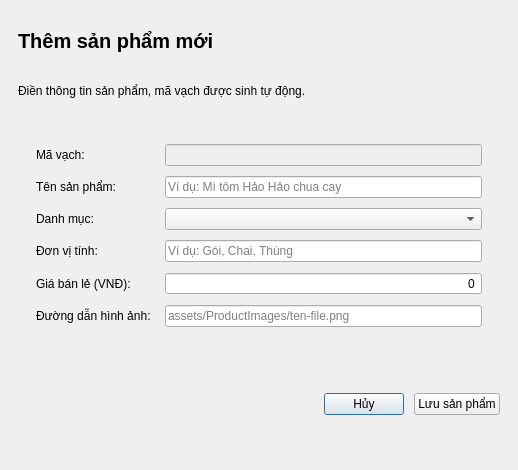
<?xml version="1.0" encoding="UTF-8"?>
<ui version="4.0">
 <class>AddProductDialog</class>
 <widget class="QDialog" name="AddProductDialog">
  <property name="geometry">
   <rect>
    <x>0</x>
    <y>0</y>
    <width>518</width>
    <height>470</height>
   </rect>
  </property>
  <property name="minimumSize">
   <size>
    <width>460</width>
    <height>450</height>
   </size>
  </property>
  <property name="windowTitle">
   <string>Thêm Sản Phẩm Mới</string>
  </property>
  <property name="styleSheet">
   <string notr="true">QDialog#AddProductDialog {
    background-color: #f1f5f9;
    color: #0f172a;
    font-family: &quot;Segoe UI&quot;, Arial, sans-serif;
}
QWidget {
    font-family: &quot;Segoe UI&quot;, Arial, sans-serif;
}
QLabel {
    background-color: transparent;
    border: none;
    color: #0f172a;
}

QLineEdit,
QComboBox,
QDateEdit,
QSpinBox,
QDoubleSpinBox {
    background-color: #ffffff;
    border: 1px solid #e2e8f0;
    border-radius: 8px;
    padding: 0px 12px;
    min-height: 38px;
    font-size: 13px;
    color: #0f172a;
    selection-background-color: #1d4ed8;
    selection-color: #ffffff;
}
QTextEdit {
    background-color: #ffffff;
    border: 1px solid #e2e8f0;
    border-radius: 8px;
    padding: 8px 10px;
    font-size: 13px;
    color: #0f172a;
    selection-background-color: #1d4ed8;
    selection-color: #ffffff;
}
QLineEdit:hover,
QComboBox:hover,
QDateEdit:hover,
QSpinBox:hover,
QDoubleSpinBox:hover,
QTextEdit:hover {
    border: 1px solid #cbd5e1;
}
QLineEdit:focus,
QComboBox:focus,
QDateEdit:focus,
QSpinBox:focus,
QDoubleSpinBox:focus,
QTextEdit:focus {
    border: 1px solid #1d4ed8;
}
QLineEdit:disabled,
QComboBox:disabled,
QDateEdit:disabled,
QSpinBox:disabled,
QDoubleSpinBox:disabled {
    background-color: #f8fafc;
    color: #94a3b8;
}
QComboBox::drop-down {
    subcontrol-origin: padding;
    subcontrol-position: center right;
    border: none;
    background-color: transparent;
    width: 26px;
}
QComboBox::down-arrow {
    image: url(assets/images/chevron-down.png);
    width: 10px;
    height: 10px;
}
QComboBox::down-arrow:on {
    image: url(assets/images/chevron-up.png);
}
QComboBox QAbstractItemView {
    background-color: #ffffff;
    border: 1px solid #e2e8f0;
    border-radius: 8px;
    padding: 4px;
    outline: none;
    selection-background-color: #eff6ff;
    selection-color: #1d4ed8;
}
QSpinBox::up-button,
QSpinBox::down-button,
QDoubleSpinBox::up-button,
QDoubleSpinBox::down-button,
QDateEdit::up-button,
QDateEdit::down-button {
    subcontrol-origin: border;
    width: 20px;
    border: none;
    background-color: transparent;
}
QSpinBox::up-button,
QDoubleSpinBox::up-button,
QDateEdit::up-button {
    subcontrol-position: top right;
}
QSpinBox::down-button,
QDoubleSpinBox::down-button,
QDateEdit::down-button {
    subcontrol-position: bottom right;
}
QSpinBox::up-button:hover,
QSpinBox::down-button:hover,
QDoubleSpinBox::up-button:hover,
QDoubleSpinBox::down-button:hover,
QDateEdit::up-button:hover,
QDateEdit::down-button:hover {
    background-color: #f1f5f9;
}
QSpinBox::up-arrow,
QDoubleSpinBox::up-arrow,
QDateEdit::up-arrow {
    image: url(assets/images/chevron-up.png);
    width: 9px;
    height: 9px;
}
QSpinBox::down-arrow,
QDoubleSpinBox::down-arrow,
QDateEdit::down-arrow {
    image: url(assets/images/chevron-down.png);
    width: 9px;
    height: 9px;
}
QCheckBox {
    background-color: transparent;
    color: #334155;
    font-size: 13px;
    font-weight: bold;
    spacing: 8px;
}
QCheckBox::indicator {
    width: 16px;
    height: 16px;
    border: 1px solid #cbd5e1;
    border-radius: 4px;
    background-color: #ffffff;
}
QCheckBox::indicator:hover {
    border: 1px solid #1d4ed8;
}
QCheckBox::indicator:checked {
    background-color: #1d4ed8;
    border: 1px solid #1d4ed8;
}

QPushButton {
    background-color: #ffffff;
    color: #64748b;
    border: 1px solid #e2e8f0;
    border-radius: 8px;
    padding: 0px 16px;
    min-height: 38px;
    font-size: 12px;
    font-weight: bold;
}
QPushButton:hover {
    background-color: #eff6ff;
    color: #1d4ed8;
    border: 1px solid #1d4ed8;
}
QPushButton:pressed {
    background-color: #dbeafe;
}
QPushButton:disabled {
    background-color: #f8fafc;
    color: #cbd5e1;
    border: 1px solid #e2e8f0;
}
QPushButton#RowActionButton {
    background-color: transparent;
    border: none;
    border-radius: 6px;
    padding: 0px;
    min-width: 28px;
    max-width: 28px;
    min-height: 28px;
    max-height: 28px;
}
QPushButton#RowActionButton:hover {
    background-color: #eff6ff;
}
QPushButton#RowActionButton:pressed {
    background-color: #dbeafe;
}

QTableWidget {
    background-color: transparent;
    border: none;
    gridline-color: #f1f5f9;
    font-size: 13px;
    color: #334155;
    outline: none;
}
QTableWidget::item {
    padding: 8px;
    border-bottom: 1px solid #f1f5f9;
}
QTableWidget::item:selected {
    background-color: #eff6ff;
    color: #1d4ed8;
}
QHeaderView {
    background-color: #f8fafc;
    border: none;
    border-bottom: 1px solid #e2e8f0;
}
QHeaderView::section {
    background-color: #f8fafc;
    color: #64748b;
    font-size: 11px;
    font-weight: 700;
    padding: 10px 8px;
    border: none;
    border-bottom: 1px solid #e2e8f0;
}
QTableCornerButton::section {
    background-color: #f8fafc;
    border: none;
}

QLabel[badge=&quot;info&quot;] {
    background-color: #dbeafe;
    color: #1d4ed8;
    border-radius: 6px;
    padding: 3px 10px;
    font-size: 11px;
    font-weight: 700;
}
QLabel[badge=&quot;success&quot;] {
    background-color: #d1fae5;
    color: #059669;
    border-radius: 6px;
    padding: 3px 10px;
    font-size: 11px;
    font-weight: 700;
}
QLabel[badge=&quot;warning&quot;] {
    background-color: #ffedd5;
    color: #ea580c;
    border-radius: 6px;
    padding: 3px 10px;
    font-size: 11px;
    font-weight: 700;
}
QLabel[badge=&quot;danger&quot;] {
    background-color: #fee2e2;
    color: #dc2626;
    border-radius: 6px;
    padding: 3px 10px;
    font-size: 11px;
    font-weight: 700;
}
QLabel[badge=&quot;neutral&quot;] {
    background-color: #e2e8f0;
    color: #64748b;
    border-radius: 6px;
    padding: 3px 10px;
    font-size: 11px;
    font-weight: 700;
}
QLabel[badge=&quot;violet&quot;] {
    background-color: #ede9fe;
    color: #6d28d9;
    border-radius: 6px;
    padding: 3px 10px;
    font-size: 11px;
    font-weight: 700;
}
QLabel[trend=&quot;up&quot;] {
    background-color: #ecfdf5;
    color: #059669;
    border-radius: 4px;
    padding: 2px 6px;
    font-size: 11px;
    font-weight: 700;
}
QLabel[trend=&quot;down&quot;] {
    background-color: #fef2f2;
    color: #dc2626;
    border-radius: 4px;
    padding: 2px 6px;
    font-size: 11px;
    font-weight: 700;
}
QLabel[trend=&quot;flat&quot;] {
    background-color: #f1f5f9;
    color: #64748b;
    border-radius: 4px;
    padding: 2px 6px;
    font-size: 11px;
    font-weight: 700;
}
QLabel[state=&quot;up&quot;] {
    color: #10b981;
    font-weight: bold;
}
QLabel[state=&quot;down&quot;] {
    color: #ef4444;
    font-weight: bold;
}
QLabel[state=&quot;flat&quot;] {
    color: #64748b;
    font-weight: bold;
}
QLabel[state=&quot;warning&quot;] {
    color: #eab308;
    font-weight: bold;
}
QLabel[state=&quot;safe&quot;] {
    color: #10b981;
}

QScrollArea {
    background-color: transparent;
    border: none;
}
QScrollArea &gt; QWidget &gt; QWidget {
    background-color: transparent;
}
QAbstractScrollArea::viewport {
    background-color: transparent;
}
QScrollBar:vertical {
    background-color: transparent;
    width: 10px;
    margin: 0px;
    border: none;
}
QScrollBar::handle:vertical {
    background-color: #cbd5e1;
    min-height: 35px;
    border-radius: 5px;
}
QScrollBar::handle:vertical:hover {
    background-color: #94a3b8;
}
QScrollBar::handle:vertical:pressed {
    background-color: #64748b;
}
QScrollBar::add-line:vertical,
QScrollBar::sub-line:vertical {
    height: 0px;
    width: 0px;
    background: transparent;
    border: none;
}
QScrollBar::up-arrow:vertical,
QScrollBar::down-arrow:vertical {
    width: 0px;
    height: 0px;
    background: transparent;
    border: none;
}
QScrollBar::add-page:vertical,
QScrollBar::sub-page:vertical {
    background: transparent;
}
QScrollBar:horizontal {
    background-color: transparent;
    height: 10px;
    margin: 0px;
    border: none;
}
QScrollBar::handle:horizontal {
    background-color: #cbd5e1;
    min-width: 35px;
    border-radius: 5px;
}
QScrollBar::handle:horizontal:hover {
    background-color: #94a3b8;
}
QScrollBar::handle:horizontal:pressed {
    background-color: #64748b;
}
QScrollBar::add-line:horizontal,
QScrollBar::sub-line:horizontal {
    width: 0px;
    height: 0px;
    background: transparent;
    border: none;
}
QScrollBar::left-arrow:horizontal,
QScrollBar::right-arrow:horizontal {
    width: 0px;
    height: 0px;
    background: transparent;
    border: none;
}
QScrollBar::add-page:horizontal,
QScrollBar::sub-page:horizontal {
    background: transparent;
}

QMenu {
    background-color: #ffffff;
    border: 1px solid #e2e8f0;
    border-radius: 8px;
    padding: 6px;
}
QMenu::item {
    background-color: transparent;
    color: #334155;
    border-radius: 6px;
    padding: 7px 18px;
    font-size: 13px;
}
QMenu::item:selected {
    background-color: #eff6ff;
    color: #1d4ed8;
}
QMenu::separator {
    height: 1px;
    background-color: #e2e8f0;
    margin: 6px 4px;
}

QFrame#frameForm {
    background-color: #ffffff;
    border: 1px solid #e2e8f0;
    border-radius: 14px;
}

QFrame#frameFooter {
    background-color: transparent;
    border: none;
}

QLabel#lblDialogTitle {
    color: #0f172a;
    padding: 0px;
    margin: 0px;
}

QLabel#lblDialogSubtitle {
    color: #6b7280;
    font-size: 12px;
    font-weight: normal;
    margin-top: 4px;
}

QLabel#lblBarcode,
QLabel#lblProductName,
QLabel#lblCategory,
QLabel#lblUnit,
QLabel#lblRetailPrice,
QLabel#lblImage {
    color: #64748b;
    font-size: 12px;
    font-weight: 600;
}

QPushButton#btnSave {
    background-color: #1d4ed8;
    color: #ffffff;
    border: none;
    border-radius: 8px;
    padding: 0px 20px;
    min-height: 38px;
    font-size: 13px;
    font-weight: 700;
}
QPushButton#btnSave:hover {
    background-color: #1e3a8a;
}
QPushButton#btnSave:pressed {
    background-color: #1e40af;
}
QPushButton#btnSave:disabled {
    background-color: #cbd5e1;
    color: #f8fafc;
}
</string>
  </property>
  <layout class="QVBoxLayout" name="verticalLayout_root">
   <property name="spacing">
    <number>12</number>
   </property>
   <property name="leftMargin">
    <number>18</number>
   </property>
   <property name="topMargin">
    <number>16</number>
   </property>
   <property name="rightMargin">
    <number>18</number>
   </property>
   <property name="bottomMargin">
    <number>16</number>
   </property>
   <item>
    <layout class="QHBoxLayout" name="horizontalLayout_header">
     <property name="spacing">
      <number>10</number>
     </property>
     <item>
      <layout class="QVBoxLayout" name="verticalLayout_header">
       <property name="spacing">
        <number>0</number>
       </property>
       <item>
        <widget class="QLabel" name="lblDialogTitle">
         <property name="font">
          <font>
           <pointsize>15</pointsize>
           <bold>true</bold>
          </font>
         </property>
         <property name="text">
          <string>Thêm sản phẩm mới</string>
         </property>
        </widget>
       </item>
       <item>
        <widget class="QLabel" name="lblDialogSubtitle">
         <property name="text">
          <string>Điền thông tin sản phẩm, mã vạch được sinh tự động.</string>
         </property>
        </widget>
       </item>
      </layout>
     </item>
     <item>
      <spacer name="horizontalSpacer_header">
       <property name="orientation">
        <enum>Qt::Orientation::Horizontal</enum>
       </property>
       <property name="sizeHint" stdset="0">
        <size>
         <width>40</width>
         <height>20</height>
        </size>
       </property>
      </spacer>
     </item>
    </layout>
   </item>
   <item>
    <widget class="QFrame" name="frameForm">
     <property name="frameShape">
      <enum>QFrame::Shape::NoFrame</enum>
     </property>
     <layout class="QFormLayout" name="formLayout">
      <property name="labelAlignment">
       <set>Qt::AlignmentFlag::AlignLeading|Qt::AlignmentFlag::AlignLeft|Qt::AlignmentFlag::AlignVCenter</set>
      </property>
      <property name="horizontalSpacing">
       <number>14</number>
      </property>
      <property name="verticalSpacing">
       <number>10</number>
      </property>
      <property name="leftMargin">
       <number>18</number>
      </property>
      <property name="topMargin">
       <number>16</number>
      </property>
      <property name="rightMargin">
       <number>18</number>
      </property>
      <property name="bottomMargin">
       <number>16</number>
      </property>
      <item row="0" column="0">
       <widget class="QLabel" name="lblBarcode">
        <property name="text">
         <string>Mã vạch:</string>
        </property>
       </widget>
      </item>
      <item row="0" column="1">
       <widget class="QLineEdit" name="txtBarcode">
        <property name="enabled">
         <bool>false</bool>
        </property>
       </widget>
      </item>
      <item row="1" column="0">
       <widget class="QLabel" name="lblProductName">
        <property name="text">
         <string>Tên sản phẩm:</string>
        </property>
       </widget>
      </item>
      <item row="1" column="1">
       <widget class="QLineEdit" name="txtProductName">
        <property name="placeholderText">
         <string>Ví dụ: Mì tôm Hảo Hảo chua cay</string>
        </property>
       </widget>
      </item>
      <item row="2" column="0">
       <widget class="QLabel" name="lblCategory">
        <property name="text">
         <string>Danh mục:</string>
        </property>
       </widget>
      </item>
      <item row="2" column="1">
       <widget class="QComboBox" name="cboCategory">
        <property name="cursor">
         <cursorShape>PointingHandCursor</cursorShape>
        </property>
       </widget>
      </item>
      <item row="3" column="0">
       <widget class="QLabel" name="lblUnit">
        <property name="text">
         <string>Đơn vị tính:</string>
        </property>
       </widget>
      </item>
      <item row="3" column="1">
       <widget class="QLineEdit" name="txtUnit">
        <property name="placeholderText">
         <string>Ví dụ: Gói, Chai, Thùng</string>
        </property>
       </widget>
      </item>
      <item row="4" column="0">
       <widget class="QLabel" name="lblRetailPrice">
        <property name="text">
         <string>Giá bán lẻ (VNĐ):</string>
        </property>
       </widget>
      </item>
      <item row="4" column="1">
       <widget class="QDoubleSpinBox" name="spnRetailPrice">
        <property name="alignment">
         <set>Qt::AlignmentFlag::AlignRight|Qt::AlignmentFlag::AlignTrailing|Qt::AlignmentFlag::AlignVCenter</set>
        </property>
        <property name="buttonSymbols">
         <enum>QAbstractSpinBox::ButtonSymbols::NoButtons</enum>
        </property>
        <property name="decimals">
         <number>0</number>
        </property>
        <property name="maximum">
         <double>999999999.000000000000000</double>
        </property>
        <property name="singleStep">
         <double>1000.000000000000000</double>
        </property>
        <property name="groupSeparatorShown" stdset="0">
         <bool>true</bool>
        </property>
       </widget>
      </item>
      <item row="5" column="0">
       <widget class="QLabel" name="lblImage">
        <property name="text">
         <string>Đường dẫn hình ảnh:</string>
        </property>
       </widget>
      </item>
      <item row="5" column="1">
       <widget class="QLineEdit" name="txtImage">
        <property name="placeholderText">
         <string>assets/ProductImages/ten-file.png</string>
        </property>
       </widget>
      </item>
     </layout>
    </widget>
   </item>
   <item>
    <widget class="QFrame" name="frameFooter">
     <property name="frameShape">
      <enum>QFrame::Shape::NoFrame</enum>
     </property>
     <layout class="QHBoxLayout" name="horizontalLayout">
      <property name="spacing">
       <number>10</number>
      </property>
      <property name="leftMargin">
       <number>0</number>
      </property>
      <property name="topMargin">
       <number>0</number>
      </property>
      <property name="rightMargin">
       <number>0</number>
      </property>
      <property name="bottomMargin">
       <number>0</number>
      </property>
      <item>
       <spacer name="horizontalSpacer_footer">
        <property name="orientation">
         <enum>Qt::Orientation::Horizontal</enum>
        </property>
        <property name="sizeHint" stdset="0">
         <size>
          <width>40</width>
          <height>20</height>
         </size>
        </property>
       </spacer>
      </item>
      <item>
       <widget class="QPushButton" name="btnCancel">
        <property name="cursor">
         <cursorShape>PointingHandCursor</cursorShape>
        </property>
        <property name="text">
         <string>Hủy</string>
        </property>
       </widget>
      </item>
      <item>
       <widget class="QPushButton" name="btnSave">
        <property name="cursor">
         <cursorShape>PointingHandCursor</cursorShape>
        </property>
        <property name="text">
         <string>Lưu sản phẩm</string>
        </property>
       </widget>
      </item>
     </layout>
    </widget>
   </item>
  </layout>
 </widget>
 <resources/>
 <connections/>
</ui>
